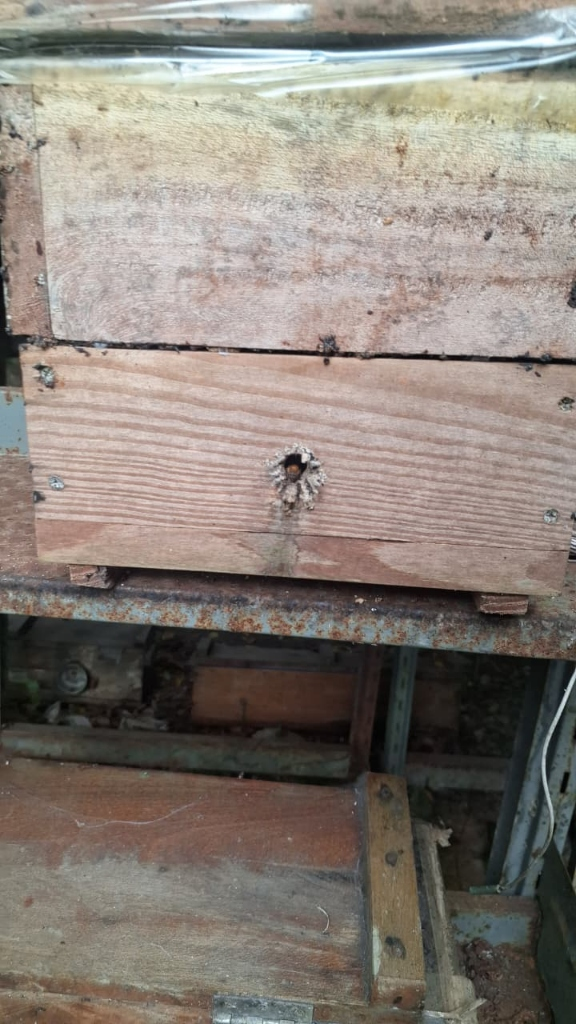
#> input picture assets/campo_colmeia_portinhola_frontal.jpg, 576 x 1024 px
$ python otsu_segmentation.py --image ../assets/campo_colmeia_portinhola_frontal.jpg
#> lines starting #> are read from the running program, lines starting #| are printed output that depends on the picture; after the words box and inside, x2 and y2 are one past the last pixel; in counts of white or black regions, pixels touching at a corner belong together
"""
otsu_segmentation.py — Protótipo de binarização de Otsu + detecção de carga (Pólen vs Resina)

Competição de Sistemas Embarcados 2026 | AbelhaAlerta | UFRPE
Responsável: Binho

Uso:
    python otsu_segmentation.py --image <caminho_da_foto_320x240>
"""

import cv2
import numpy as np
import argparse
import os

def otsu_binarize(image_path):
    """Aplica binarização de Otsu para isolar a abelha do fundo."""
    img = cv2.imread(image_path)
#> img is the input picture: shape (1024, 576, 3); mean B, G, R 120.1, 128, 136.2
    if img is None:
        print(f"Erro: Não foi possível carregar {image_path}")
        return None, None, None

    # Redimensionar para 320x240 (resolução da OV7670)
    img = cv2.resize(img, (320, 240))
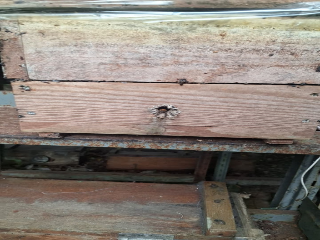
#> img: shape (240, 320, 3); mean B, G, R 120, 127.8, 136.1

    # Converter para escala de cinza
    gray = cv2.cvtColor(img, cv2.COLOR_BGR2GRAY)
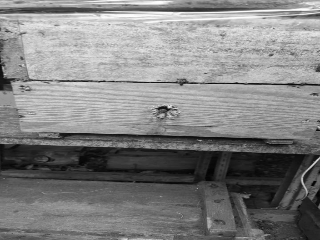
#> gray: shape (240, 320); min 2, max 255, mean 129.4

    # Aplicar filtro gaussiano para reduzir ruído
    blur = cv2.GaussianBlur(gray, (5, 5), 0)
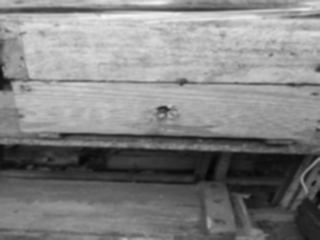
#> blur: shape (240, 320); min 4, max 244, mean 129.4

    # Binarização de Otsu
    threshold, binary = cv2.threshold(blur, 0, 255, cv2.THRESH_BINARY + cv2.THRESH_OTSU)
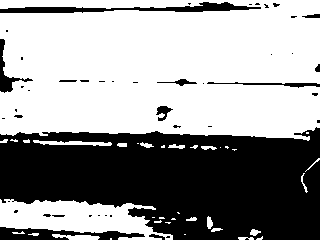
#> binary: shape (240, 320); 59.8% white; 44 black regions (31 under 20 px), largest, box (x1, y1, x2, y2) and area: (0, 127, 320, 240) 27353, (0, 2, 261, 13) 1225, (0, 227, 145, 240) 1008
#> threshold = 119

    print(f"Limiar de Otsu calculado: {threshold}")
#| Limiar de Otsu calculado: 119.0
    return img, binary, threshold


def detect_cargo_hsv(img):
    """Detecta carga nas patas da abelha usando filtro de cor HSV."""
    hsv = cv2.cvtColor(img, cv2.COLOR_BGR2HSV)

    # Máscara para Pólen (tons amarelos/laranjas)
    lower_polen = np.array([15, 100, 100])
    upper_polen = np.array([35, 255, 255])
    mask_polen = cv2.inRange(hsv, lower_polen, upper_polen)

    # Máscara para Resina (tons escuros)
    lower_resina = np.array([0, 0, 0])
    upper_resina = np.array([180, 255, 80])
    mask_resina = cv2.inRange(hsv, lower_resina, upper_resina)

    # Calcular porcentagem de pixels
    total_pixels = img.shape[0] * img.shape[1]
    pct_polen = (cv2.countNonZero(mask_polen) / total_pixels) * 100
    pct_resina = (cv2.countNonZero(mask_resina) / total_pixels) * 100

    # Classificação
    if pct_polen > 2.0:
        return "COM_POLEN", pct_polen
    elif pct_resina > 15.0:
        return "COM_RESINA", pct_resina
    else:
        return "SEM_CARGA", 0.0


if __name__ == "__main__":
    parser = argparse.ArgumentParser(description="AbelhaAlerta - Binarização de Otsu + Detecção de Carga")
    parser.add_argument("--image", required=True, help="Caminho da foto 320x240")
    args = parser.parse_args()

    img, binary, threshold = otsu_binarize(args.image)
#> threshold = 119
    if img is not None:
        cargo_type, pct = detect_cargo_hsv(img)
#> in detect_cargo_hsv, `hsv = cv2.cvtColor(img, cv2.COLOR_BGR2HSV)`: hsv: shape (240, 320, 3); mean H, S, V 28.6, 40.6, 138.2
#> in detect_cargo_hsv, `mask_polen = cv2.inRange(hsv, lower_polen, upper_polen)`:
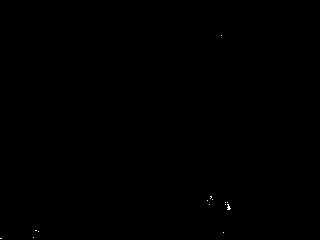
#> mask_polen: shape (240, 320); 0.04% white in thin lines or dots, all inside (x1, y1, x2, y2) = (0, 35, 231, 239)
#> in detect_cargo_hsv, `mask_resina = cv2.inRange(hsv, lower_resina, upper_resina)`:
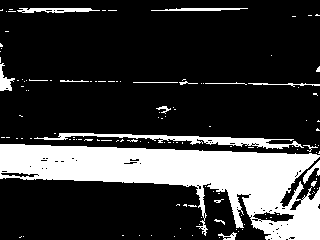
#> mask_resina: shape (240, 320); 22.1% white; 127 white regions (110 under 20 px), largest, box (x1, y1, x2, y2) and area: (0, 144, 320, 240) 14075, (34, 133, 304, 149) 1263, (17, 8, 100, 13) 292
#> in detect_cargo_hsv, `pct_polen = (cv2.countNonZero(mask_polen) / total_pixels) * 100`: pct_polen = 0.0417
#> in detect_cargo_hsv, `pct_resina = (cv2.countNonZero(mask_resina) / total_pixels) * 100`: pct_resina = 22.11
#> cargo_type = 'COM_RESINA'; pct = 22.11
        print(f"Resultado: {cargo_type} ({pct:.1f}%)")
#| Resultado: COM_RESINA (22.1%)

        # Exibir resultados
        cv2.imshow("Original (320x240)", img)
        cv2.imshow("Binarização de Otsu", binary)
        cv2.waitKey(0)
        cv2.destroyAllWindows()

$ run again, on assets/campo_urucu_nordestina_caixa6.jpg
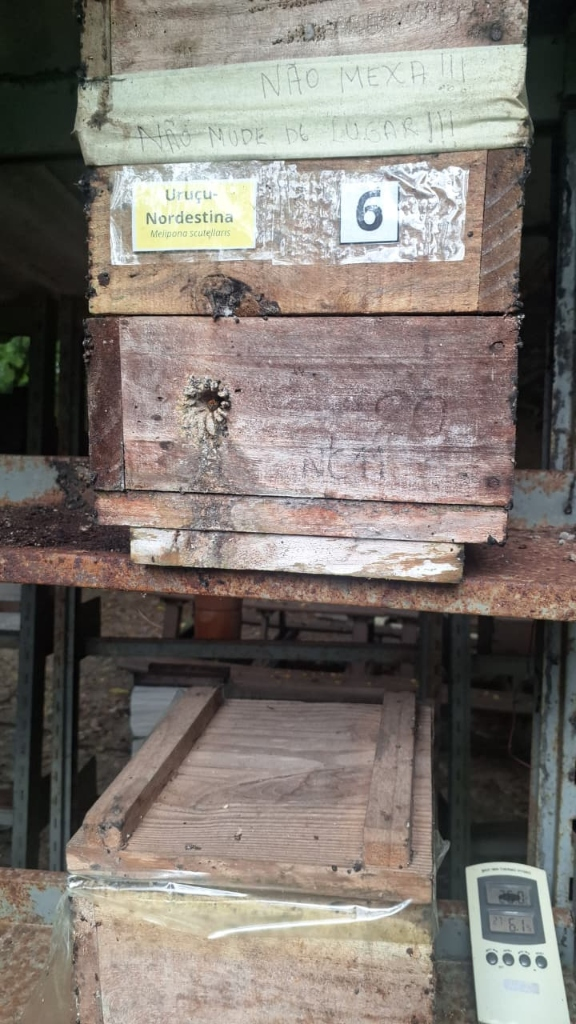
#> input picture assets/campo_urucu_nordestina_caixa6.jpg, 576 x 1024 px
#> in otsu_binarize, img is the input picture: shape (1024, 576, 3); mean B, G, R 114.9, 121.2, 128
#> img: shape (240, 320, 3)
#> in otsu_binarize, `threshold, binary = cv2.threshold(blur, 0, 255, cv2.THRESH_BINARY + cv..`:
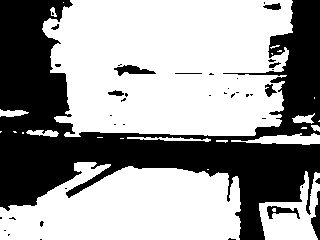
#> binary: shape (240, 320); 61.3% white; 41 black regions (30 under 20 px), largest, box (x1, y1, x2, y2) and area: (0, 0, 320, 240) 28570, (114, 65, 156, 76) 238, (311, 191, 320, 240) 233
#> in otsu_binarize, `threshold, binary = cv2.threshold(blur, 0, 255, cv2.THRESH_BINARY + cv..`: threshold = 109
#| Limiar de Otsu calculado: 109.0
#> hsv: shape (240, 320, 3); mean H, S, V 48.2, 39.4, 130.8
#> mask_polen: shape (240, 320); 0% white in thin lines or dots, all inside (x1, y1, x2, y2) = (50, 137, 51, 138)
#> in detect_cargo_hsv, `mask_resina = cv2.inRange(hsv, lower_resina, upper_resina)`:
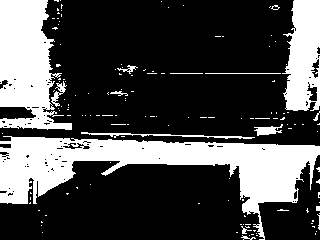
#> mask_resina: shape (240, 320); 29.1% white; 141 white regions (125 under 20 px), largest, box (x1, y1, x2, y2) and area: (0, 136, 320, 240) 11789, (0, 0, 72, 130) 5998, (282, 0, 320, 111) 3155
#> pct_polen = 0.0013
#> pct_resina = 29.09
#> cargo_type = 'COM_RESINA'; pct = 29.09
#| Resultado: COM_RESINA (29.1%)

$ run again, on assets/campo_urucu_entrada_closeup.png
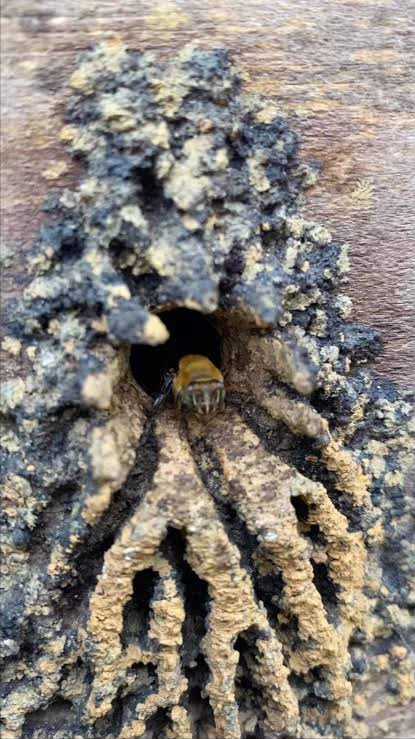
#> input picture assets/campo_urucu_entrada_closeup.png, 415 x 739 px
#> in otsu_binarize, img is the input picture: shape (739, 415, 3); mean B, G, R 122, 128.8, 135.1
#> img: shape (240, 320, 3)
#> in otsu_binarize, `threshold, binary = cv2.threshold(blur, 0, 255, cv2.THRESH_BINARY + cv..`:
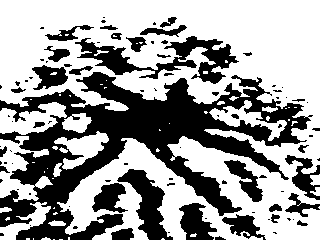
#> binary: shape (240, 320); 61.4% white; 91 black regions (56 under 20 px), largest, box (x1, y1, x2, y2) and area: (0, 72, 313, 240) 18871, (75, 36, 239, 84) 2656, (117, 169, 173, 240) 1610
#> in otsu_binarize, `threshold, binary = cv2.threshold(blur, 0, 255, cv2.THRESH_BINARY + cv..`: threshold = 119
#| Limiar de Otsu calculado: 119.0
#> hsv: shape (240, 320, 3); mean H, S, V 58.1, 44.4, 139
#> mask_polen: shape (240, 320); 1.4% white in thin lines or dots, all inside (x1, y1, x2, y2) = (43, 104, 310, 240)
#> in detect_cargo_hsv, `mask_resina = cv2.inRange(hsv, lower_resina, upper_resina)`:
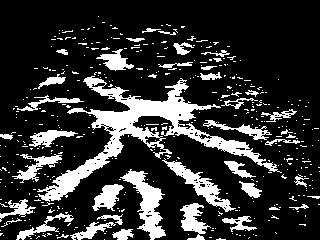
#> mask_resina: shape (240, 320); 19.8% white; 432 white regions (388 under 20 px), largest, box (x1, y1, x2, y2) and area: (37, 76, 282, 202) 5590, (120, 169, 166, 240) 1217, (162, 158, 236, 212) 886
#> pct_polen = 1.38
#> pct_resina = 19.82
#> cargo_type = 'COM_RESINA'; pct = 19.82
#| Resultado: COM_RESINA (19.8%)
